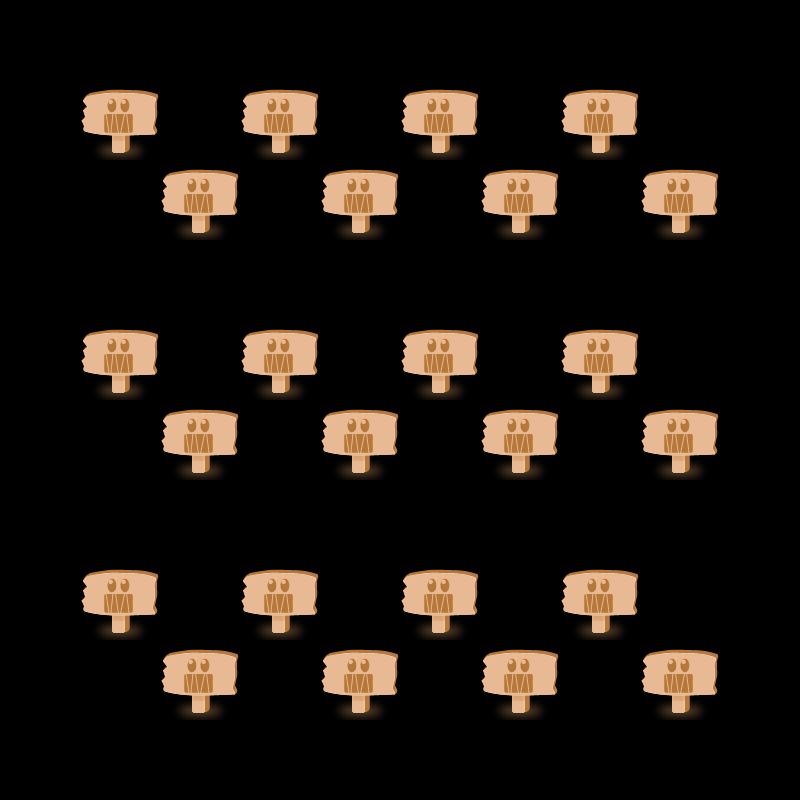

Below is a game level as drawn by its tile map, then a one-line description and the .tmx that defines it (tile-layer data replaced by summaries):
An orthogonal 10x10 tile map with 80x80 px tiles, 1 tile layer (gamelayer).

<map version="1.0" orientation="orthogonal" width="10" height="10" tilewidth="80" tileheight="80">
 <tileset firstgid="1" name="LevelBlock" tilewidth="80" tileheight="80">
  <image source="LevelBlock.png" width="320" height="240" />
 </tileset>
 <layer name="gamelayer" width="10" height="10">
  <data>[100 cells, 24 non-empty, 1 distinct tile ids]</data>
 </layer>
</map>